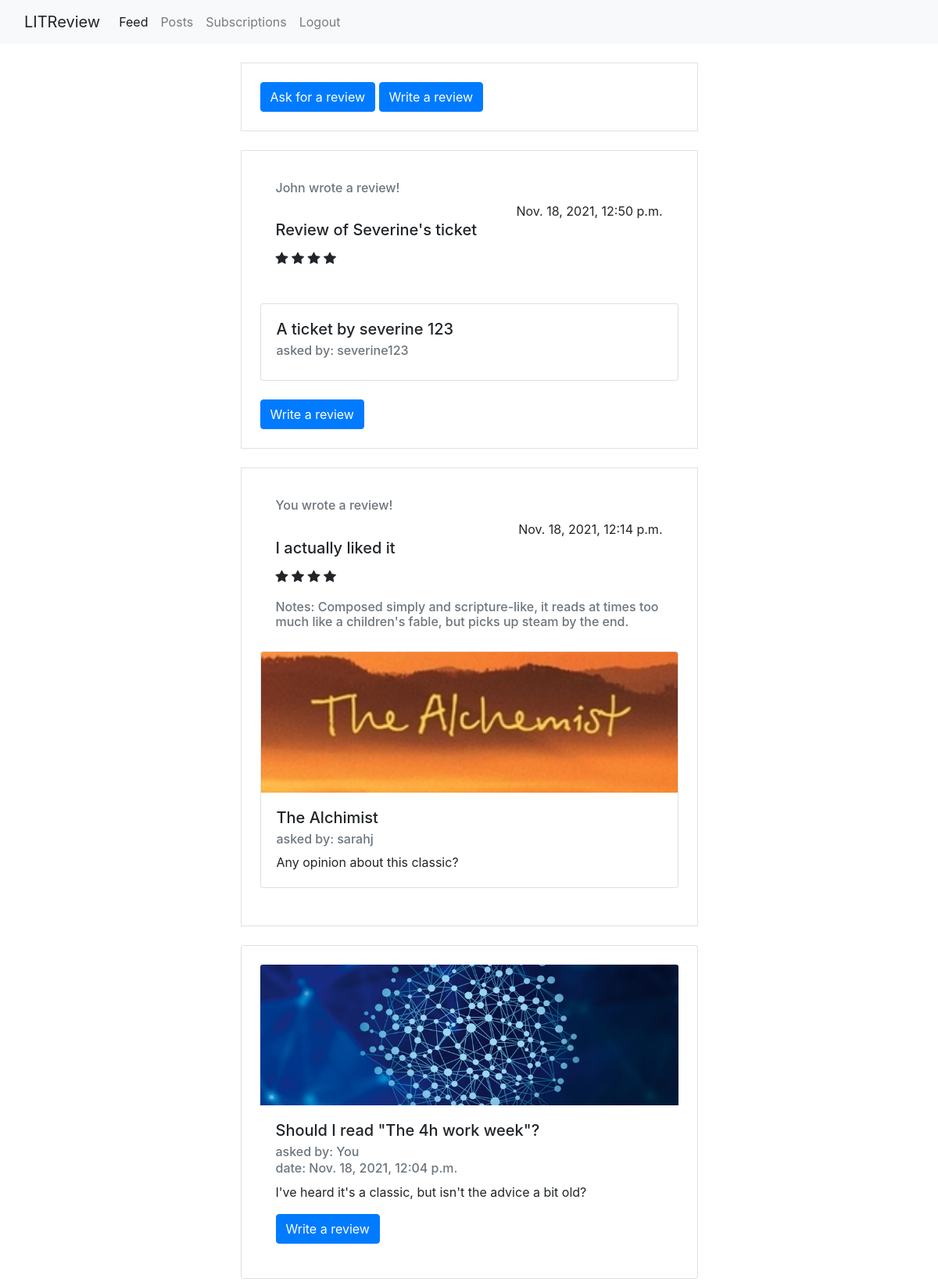
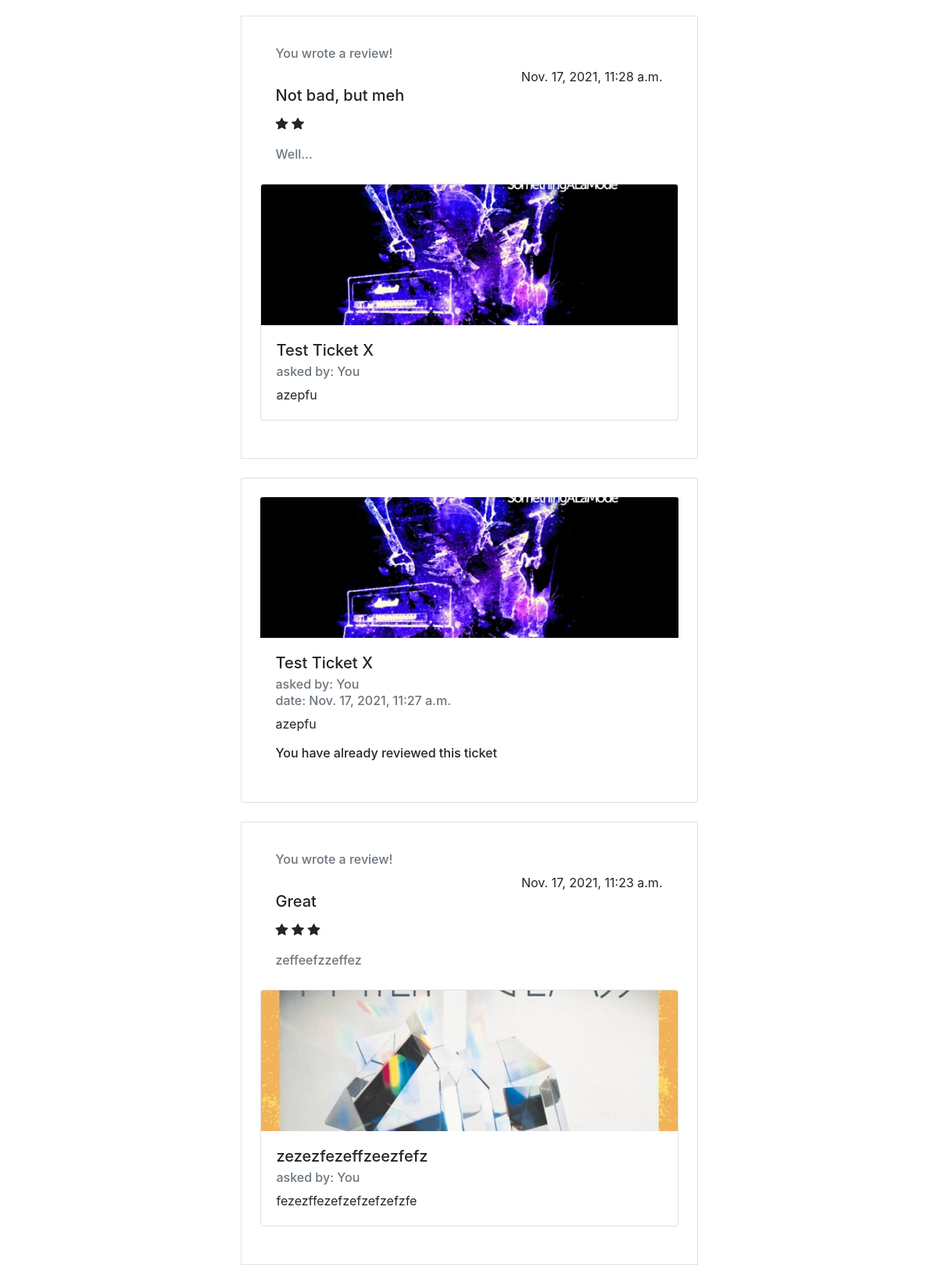
Page /feed (signed in, upper part) on the committed database (2 pictures, top to bottom).
### webapp/models.py (models this page shows)
class Review(models.Model):
    ticket = models.ForeignKey(to=Ticket, on_delete=models.CASCADE)
    rating = models.PositiveSmallIntegerField(
        validators=[MinValueValidator(0), MaxValueValidator(5)])
    headline = models.CharField(max_length=128)
    body = models.CharField(max_length=8192, blank=True)
    user = models.ForeignKey(
        to=settings.AUTH_USER_MODEL, on_delete=models.CASCADE, blank=True)
    time_created = models.DateTimeField(auto_now_add=True)

class Ticket(models.Model):
    title = models.CharField(max_length=128, blank=True)
    description = models.TextField(max_length=2059, blank=True)
    user = models.ForeignKey(
        to=settings.AUTH_USER_MODEL, on_delete=models.CASCADE, blank=True)
    image = models.ImageField(upload_to='images/', null=True, blank=True)
    time_created = models.DateTimeField(auto_now_add=True)

### webapp/views.py (the view)
# urls.py: path('feed', views.feed, name="feed"),
@login_required
def feed(request):
    def get_followed_users_ids(user):
        followed_users = UserFollows.objects.filter(user=user)
        followed_users_ids = [pair.followed_user.id for pair in followed_users]
        return followed_users_ids
    def get_users_viewable_reviews(user, followed_users_ids):
        user_reviews = Review.objects.all().filter(user_id=user.id)
        followed_reviews = Review.objects.all().filter(user_id__in=followed_users_ids)
        reviews = list(chain(user_reviews, followed_reviews))
        for review in reviews:
            review.type = 'REVIEW'
        return reviews
    def get_users_viewable_tickets(user, followed_users_ids):
        user_reviews = Review.objects.all().filter(user_id=user.id)
        user_tickets = Ticket.objects.all().filter(user_id=user.id)
        followed_tickets = Ticket.objects.all().filter(user_id__in=followed_users_ids)
        tickets = list(chain(user_tickets, followed_tickets))
        for ticket in tickets:
            ticket.type = 'TICKET'
            ticket.display = 'NORMAL'
        return tickets
    def get_tickets_reviewed_by_user(user_reviews):
        tickets_reviewed_by_user = []
        for user_review in user_reviews:
            if user_review.ticket:
                tickets_reviewed_by_user.append(user_review.ticket)
        return tickets_reviewed_by_user
    user = request.user
    followed_users_ids = get_followed_users_ids(user)
    reviews = get_users_viewable_reviews(user, followed_users_ids)
    tickets = get_users_viewable_tickets(user, followed_users_ids)
    user_reviews = Review.objects.all().filter(user_id=user.id)
    tickets_reviewed_by_user = get_tickets_reviewed_by_user(user_reviews)
    tickets_and_reviews = tickets + reviews
    posts = sorted(
        tickets + reviews,
        key=lambda post: post.time_created,
        reverse=True
    )
    return render(request, 'feed.html', {'nbar': 'feed',
                                         'posts': posts,
                                         'tickets': tickets,
                                         'reviews': reviews,
                                         'tickets_reviewed_by_user': tickets_reviewed_by_user})

### webapp/templates/feed.html (shortened to what this page needs)
{% extends "main.html" %}
{% block content %}
        <div class="row">
            <div class="col-md-3">
            </div>
            <div class="col-md-6">
<div class="container p-4 my-4 border">
    <a href="{% url 'create_ticket' %}" >
      <button class="btn btn-primary btn-large">
        Ask for a review
      </button>
    </a>
    <a href="{% url 'write_review_and_ticket' %}" >
      <button class="btn btn-primary btn-large">
        Write a review
      </button>
    </a>
</div>
{% if posts %}
{% for post in posts %}
    {% if post.type == 'TICKET' %}
        {% include 'ticket_snippet.html' with ticket=post %}
    {% elif post.type == 'REVIEW' %}
        {% include 'review_snippet.html' with review=post ticket=post.ticket %}
    {% endif %}
{% endfor %}
{% else %}
<h1>No posts !</h1>
{% endif %}
            </div>
        </div>
{% endblock content %}

### webapp/templates/review_snippet.html (shortened to what this page needs)
<div class="container p-4 my-4 border">
  <div class="card-body">
    {% if review.user == user %}
       <h6 class="card-subtitle mb-2 text-muted">You wrote a review!</h6>
    {% else %}
    <h6 class="card-subtitle mb-2 text-muted">{{review.user}} wrote a review!</h6>
    {% endif %}
    <p class="card-text float-right">{{review.time_created}}</p>
    <br>
    <h5 class="card-title">{{review.headline}}</h5>
    <div class="rating">
        {% with ''|center:review.rating as range %}
        {% for _ in range %}
             <i class="bi bi-star-fill"></i>
        {% endfor %}
        {% endwith %}
    </div>
    <br>
    <h6 class="card-subtitle mb-2 text-muted">{{review.body}}</h6>
  </div>
<div class="card" style="">
  {% if review.ticket.image %}
    <img class="card-img-top embed-responsive-item" src="{{review.ticket.image.url}}" role="img" preserveAspectRatio="xMidYMid slice"></img>
  {% endif %}
  <div class="card-body">
    <h5 class="card-title">{{review.ticket.title}}</h5>
        <h6 class="card-subtitle mb-2 text-muted">asked by: {% if ticket.user == user %} You {% else %} {{ticket.user}} {% endif %}</h6>
    <p class="card-text">{{review.ticket.description}}</p>
  </div>
</div>
<br>
{% if request.resolver_match.url_name == 'feed' %}
  {% if review.user != user and ticket not in tickets_reviewed_by_user %}
    <a href="{% url 'write_review_ticket' ticket_id=review.ticket.id%}" >
      <button class="btn btn-primary btn-large">
        Write a review
      </button>
    </a>
  {% endif %}
{% endif %}
</div>

### webapp/templates/ticket_snippet.html (shortened to what this page needs)
<div class="card p-4 my-4">
  {% if ticket.image %}
    <img class="card-img-top" width="100%" src="{{ticket.image.url}}" role="img" preserveAspectRatio="xMidYMid slice" focusable="false"></img>
  {% endif %}
  <div class="card-body">
    <h5 class="card-title">{{ticket.title}}</h5>
    <h6 class="card-subtitle mb-2 text-muted">asked by: {% if ticket.user == user %} You {% else %} {{ticket.user}} {% endif %}
    </h6>
    <h6 class="card-subtitle mb-2 text-muted">date: {{ticket.time_created}}</h6>
    <p class="card-text">{{ticket.description}}</p>
{% if request.resolver_match.url_name == 'feed' %}
  {% if ticket in tickets_reviewed_by_user %}
      <h6>You have already reviewed this ticket</h6>
  {% else %}
      <a href="{% url 'write_review_ticket' ticket_id=ticket.id %}" >
          <button class="btn btn-primary btn-large">
              Write a review
          </button>
      </a>
  {% endif %}
{% endif %}
  </div>
</div>

### static/css/style.css (style rules this page uses)
.card-img-top { width: 100%; height: 15vw; object-fit: cover; }

### rows in the picture
Review: user "John", time_created "Nov. 18, 2021, 12:50 p.m.", headline "Review of Severine's ticket", rating 4 (drawn), ticket "A ticket by severine 123", shows "Write a review"
Ticket: user "severine123"
Review: shows "You wrote a review!", time_created "Nov. 18, 2021, 12:14 p.m.", headline "I actually liked it", rating 4 (drawn), body "Notes: Composed simply and scripture-like, it reads at times too much like a children's fable, but picks up steam by the end.", ticket.image (picture), ticket "The Alchimist", ticket.description "Any opinion about this classic?"
Ticket: user "sarahj"
Ticket: image (picture), title "Should I read \"The 4h work week\"?", shows "You", time_created "Nov. 18, 2021, 12:04 p.m.", description "I've heard it's a classic, but isn't the advice a bit old?", shows "Write a review"
Review: shows "You wrote a review!", time_created "Nov. 17, 2021, 11:28 a.m.", headline "Not bad, but meh", rating 2 (drawn), body "Well...", ticket.image (picture), ticket "Test Ticket X", ticket.description "azepfu"
Ticket: image (picture), title "Test Ticket X", shows "You", time_created "Nov. 17, 2021, 11:27 a.m.", description "azepfu", shows "You have already reviewed this ticket"
Review: shows "You wrote a review!", time_created "Nov. 17, 2021, 11:23 a.m.", headline "Great", rating 3 (drawn), body "zeffeefzzeffez", ticket.image (picture), ticket "zezezfezeffzeezfefz", ticket.description "fezezffezefzefzefzefzfe"
